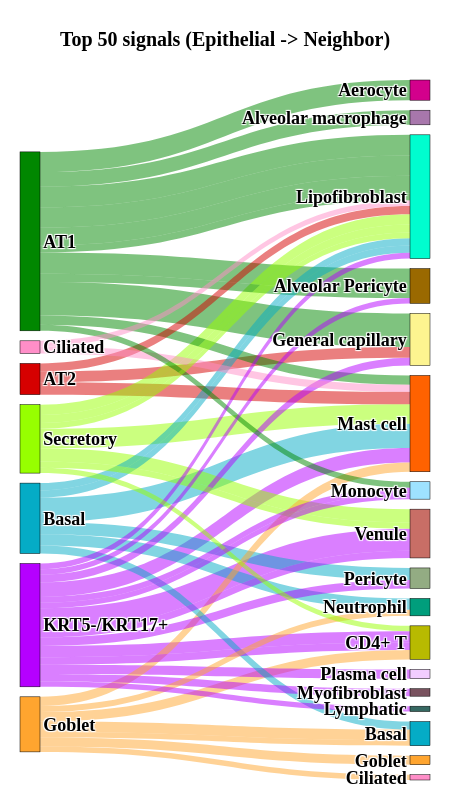

The notebook cell saved with this chart:
### Code cell
# Sankey diagram int to nei
fig = go.Figure(data=[go.Sankey(
    arrangement="snap",
    node=dict(
        label=sanky_dict[direc[1]]["labels"],
        pad=10,
        thickness=20,
        line=dict(color="black", width=0.5),
        color=sanky_dict[direc[1]]["node_colors"]
    ),
    link=dict(
        source=sanky_dict[direc[1]]["sources"],
        target=sanky_dict[direc[1]]["targets"],
        value=sanky_dict[direc[1]]["values"],
        color=sanky_dict[direc[1]]["link_colors"],
    )
)])

fig.update_layout(
    title=dict(text=sanky_dict[direc[1]]["title"], x=0.5, y=0.96, font=dict(size=20)),
    font=dict(
        family="Fira sans",   
        size=16,          
        color="black",
        weight="bold"
    ),
    font_size=18,
    width=sanky_wd, 
    height=sanky_ht,
    margin=dict(l=20, r=20, t=80, b=20) 
)

fig.show()

pio.write_image(fig, sanky_dict[direc[1]]["save_name"], width=sanky_wd, height=sanky_ht)

### Figure 1 — Plotly figure (JSON) as saved in the notebook; plotly's stock layout.template omitted (floating-point values rounded to 4 significant figures)
{"data": [{"arrangement": "snap", "link": {"color": ["rgba(1,135,0,0.5)", "rgba(5,172,198,0.5)", "rgba(181,0,255,0.5)", "rgba(1,135,0,0.5)", "rgba(1,135,0,0.5)", "rgba(1,135,0,0.5)", "rgba(1,135,0,0.5)", "rgba(151,255,0,0.5)", "rgba(1,135,0,0.5)", "rgba(1,135,0,0.5)", "rgba(181,0,255,0.5)", "rgba(151,255,0,0.5)", "rgba(214,0,0,0.5)", "rgba(5,172,198,0.5)", "rgba(5,172,198,0.5)", "rgba(181,0,255,0.5)", "rgba(214,0,0,0.5)", "rgba(255,165,47,0.5)", "rgba(151,255,0,0.5)", "rgba(255,165,47,0.5)", "rgba(181,0,255,0.5)", "rgba(1,135,0,0.5)", "rgba(255,165,47,0.5)", "rgba(255,165,47,0.5)", "rgba(181,0,255,0.5)", "rgba(1,135,0,0.5)", "rgba(5,172,198,0.5)", "rgba(214,0,0,0.5)", "rgba(151,255,0,0.5)", "rgba(181,0,255,0.5)", "rgba(181,0,255,0.5)", "rgba(181,0,255,0.5)", "rgba(5,172,198,0.5)", "rgba(5,172,198,0.5)", "rgba(255,142,200,0.5)", "rgba(181,0,255,0.5)", "rgba(1,135,0,0.5)", "rgba(151,255,0,0.5)", "rgba(1,135,0,0.5)", "rgba(255,165,47,0.5)", "rgba(181,0,255,0.5)", "rgba(181,0,255,0.5)", "rgba(151,255,0,0.5)", "rgba(255,165,47,0.5)", "rgba(255,142,200,0.5)", "rgba(151,255,0,0.5)", "rgba(181,0,255,0.5)", "rgba(181,0,255,0.5)", "rgba(181,0,255,0.5)", "rgba(255,165,47,0.5)"], "source": [0, 1, 2, 0, 0, 0, 0, 3, 0, 0, 2, 3, 4, 1, 1, 2, 4, 5, 3, 5, 2, 0, 5, 5, 2, 0, 1, 4, 3, 2, 2, 2, 1, 1, 6, 2, 0, 3, 0, 5, 2, 2, 3, 5, 6, 3, 2, 2, 2, 5], "target": [7, 8, 9, 10, 11, 11, 12, 8, 11, 13, 8, 9, 8, 14, 15, 16, 7, 17, 11, 16, 18, 8, 8, 19, 14, 10, 17, 11, 11, 7, 20, 16, 11, 11, 8, 9, 11, 9, 21, 15, 21, 11, 11, 17, 11, 16, 10, 22, 21, 23], "value": [22540.0, 16390.0, 14820.0, 14280.0, 13830.0, 13690.0, 13560.0, 13000.0, 11890.0, 9792.0, 9711.0, 9031.0, 8364.0, 8074.0, 7585.0, 7547.0, 7177.0, 6990.0, 6950.0, 6332.0, 6220.0, 6178.0, 6167.0, 6048.0, 5687.0, 5454.0, 5402.0, 5401.0, 5390.0, 5210.0, 5047.0, 5017.0, 4918.0, 4852.0, 4775.0, 4774.0, 4710.0, 4095.0, 4073.0, 4069.0, 4011.0, 3853.0, 3840.0, 3802.0, 3689.0, 3614.0, 3606.0, 3603.0, 3589.0, 3533.0]}, "node": {"color": ["#018700", "#05acc6", "#b500ff", "#97ff00", "#d60000", "#ffa52f", "#ff8ec8", "#fdf490", "#ff6200", "#c86e66", "#9a6900", "#00fdcf", "#d3008c", "#a877ac", "#93ac83", "#009e7c", "#b8ba01", "#05acc6", "#f2cdff", "#ffa52f", "#79525e", "#9ee2ff", "#366962", "#ff8ec8"], "label": ["AT1", "Basal", "KRT5-/KRT17+", "Secretory", "AT2", "Goblet", "Ciliated", "General capillary", "Mast cell", "Venule", "Alveolar Pericyte", "Lipofibroblast", "Aerocyte", "Alveolar macrophage", "Pericyte", "Neutrophil", "CD4+ T", "Basal", "Plasma cell", "Goblet", "Myofibroblast", "Monocyte", "Lymphatic", "Ciliated"], "line": {"color": "black", "width": 0.5}, "pad": 10, "thickness": 20}, "type": "sankey"}], "layout": {"font": {"color": "black", "family": "Fira sans", "size": 18, "weight": "bold"}, "height": 800, "margin": {"b": 20, "l": 20, "r": 20, "t": 80}, "title": {"font": {"size": 20}, "text": "Top 50 signals (Epithelial -> Neighbor)", "x": 0.5, "y": 0.96}, "width": 450}}
